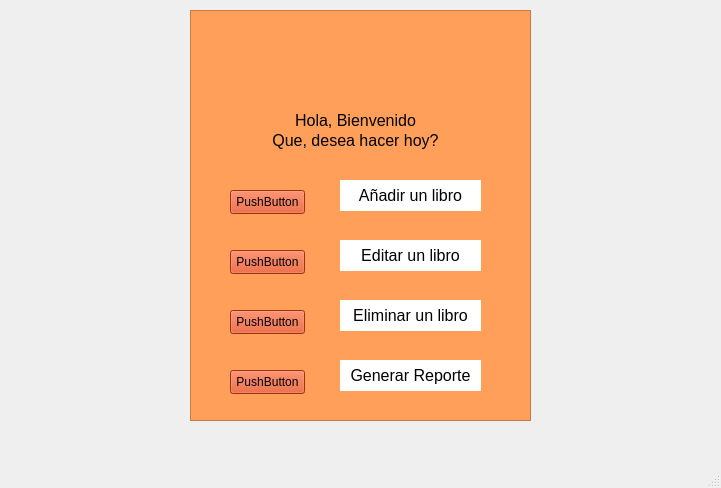
<?xml version="1.0" encoding="UTF-8"?>
<ui version="4.0">
 <class>MainWindow</class>
 <widget class="QMainWindow" name="MainWindow">
  <property name="geometry">
   <rect>
    <x>0</x>
    <y>0</y>
    <width>721</width>
    <height>488</height>
   </rect>
  </property>
  <property name="windowTitle">
   <string>MainWindow</string>
  </property>
  <widget class="QWidget" name="centralwidget">
   <widget class="QLabel" name="label">
    <property name="geometry">
     <rect>
      <x>0</x>
      <y>0</y>
      <width>721</width>
      <height>451</height>
     </rect>
    </property>
    <property name="text">
     <string/>
    </property>
    <property name="pixmap">
     <pixmap>../../../../../Downloads/interior-biblioteca-sala-vacia-leer-libros-estantes-madera/1722.jpg</pixmap>
    </property>
    <property name="scaledContents">
     <bool>true</bool>
    </property>
    <property name="wordWrap">
     <bool>false</bool>
    </property>
   </widget>
   <widget class="QFrame" name="frame">
    <property name="geometry">
     <rect>
      <x>190</x>
      <y>10</y>
      <width>341</width>
      <height>411</height>
     </rect>
    </property>
    <property name="styleSheet">
     <string notr="true">background-color: rgb(255, 159, 90);</string>
    </property>
    <property name="frameShape">
     <enum>QFrame::StyledPanel</enum>
    </property>
    <property name="frameShadow">
     <enum>QFrame::Raised</enum>
    </property>
    <widget class="QLabel" name="label_2">
     <property name="geometry">
      <rect>
       <x>100</x>
       <y>100</y>
       <width>131</width>
       <height>21</height>
      </rect>
     </property>
     <property name="text">
      <string>&lt;html&gt;&lt;head/&gt;&lt;body&gt;&lt;p align=&quot;center&quot;&gt;&lt;span style=&quot; font-size:12pt;&quot;&gt;Hola, Bienvenido&lt;/span&gt;&lt;/p&gt;&lt;/body&gt;&lt;/html&gt;</string>
     </property>
    </widget>
    <widget class="QLabel" name="label_3">
     <property name="geometry">
      <rect>
       <x>80</x>
       <y>120</y>
       <width>171</width>
       <height>21</height>
      </rect>
     </property>
     <property name="text">
      <string>&lt;html&gt;&lt;head/&gt;&lt;body&gt;&lt;p align=&quot;center&quot;&gt;&lt;span style=&quot; font-size:12pt;&quot;&gt;Que, desea hacer hoy?&lt;/span&gt;&lt;/p&gt;&lt;/body&gt;&lt;/html&gt;</string>
     </property>
    </widget>
    <widget class="QLabel" name="label_4">
     <property name="geometry">
      <rect>
       <x>130</x>
       <y>10</y>
       <width>81</width>
       <height>81</height>
      </rect>
     </property>
     <property name="text">
      <string/>
     </property>
     <property name="pixmap">
      <pixmap>../../../../../Downloads/interior-biblioteca-sala-vacia-leer-libros-estantes-madera/pngegg.png</pixmap>
     </property>
     <property name="scaledContents">
      <bool>true</bool>
     </property>
    </widget>
    <widget class="QLabel" name="label_5">
     <property name="geometry">
      <rect>
       <x>150</x>
       <y>170</y>
       <width>141</width>
       <height>31</height>
      </rect>
     </property>
     <property name="styleSheet">
      <string notr="true">background-color: rgb(255, 255, 255);</string>
     </property>
     <property name="text">
      <string>&lt;html&gt;&lt;head/&gt;&lt;body&gt;&lt;p align=&quot;center&quot;&gt;&lt;span style=&quot; font-size:12pt;&quot;&gt;Añadir un libro&lt;/span&gt;&lt;/p&gt;&lt;/body&gt;&lt;/html&gt;</string>
     </property>
    </widget>
    <widget class="QPushButton" name="pushButton">
     <property name="geometry">
      <rect>
       <x>40</x>
       <y>180</y>
       <width>75</width>
       <height>24</height>
      </rect>
     </property>
     <property name="styleSheet">
      <string notr="true">background-color: rgb(217, 70, 25);</string>
     </property>
     <property name="text">
      <string>PushButton</string>
     </property>
    </widget>
    <widget class="QPushButton" name="pushButton_2">
     <property name="geometry">
      <rect>
       <x>40</x>
       <y>240</y>
       <width>75</width>
       <height>24</height>
      </rect>
     </property>
     <property name="styleSheet">
      <string notr="true">background-color: rgb(217, 70, 25);</string>
     </property>
     <property name="text">
      <string>PushButton</string>
     </property>
    </widget>
    <widget class="QPushButton" name="pushButton_3">
     <property name="geometry">
      <rect>
       <x>40</x>
       <y>300</y>
       <width>75</width>
       <height>24</height>
      </rect>
     </property>
     <property name="styleSheet">
      <string notr="true">background-color: rgb(217, 70, 25);</string>
     </property>
     <property name="text">
      <string>PushButton</string>
     </property>
    </widget>
    <widget class="QPushButton" name="pushButton_4">
     <property name="geometry">
      <rect>
       <x>40</x>
       <y>360</y>
       <width>75</width>
       <height>24</height>
      </rect>
     </property>
     <property name="styleSheet">
      <string notr="true">background-color: rgb(217, 70, 25);</string>
     </property>
     <property name="text">
      <string>PushButton</string>
     </property>
    </widget>
    <widget class="QLabel" name="label_6">
     <property name="geometry">
      <rect>
       <x>150</x>
       <y>230</y>
       <width>141</width>
       <height>31</height>
      </rect>
     </property>
     <property name="styleSheet">
      <string notr="true">background-color: rgb(255, 255, 255);</string>
     </property>
     <property name="text">
      <string>&lt;html&gt;&lt;head/&gt;&lt;body&gt;&lt;p align=&quot;center&quot;&gt;&lt;span style=&quot; font-size:12pt;&quot;&gt;Editar un libro&lt;/span&gt;&lt;/p&gt;&lt;/body&gt;&lt;/html&gt;</string>
     </property>
    </widget>
    <widget class="QLabel" name="label_7">
     <property name="geometry">
      <rect>
       <x>150</x>
       <y>290</y>
       <width>141</width>
       <height>31</height>
      </rect>
     </property>
     <property name="styleSheet">
      <string notr="true">background-color: rgb(255, 255, 255);</string>
     </property>
     <property name="text">
      <string>&lt;html&gt;&lt;head/&gt;&lt;body&gt;&lt;p align=&quot;center&quot;&gt;&lt;span style=&quot; font-size:12pt;&quot;&gt;Eliminar un libro&lt;/span&gt;&lt;/p&gt;&lt;/body&gt;&lt;/html&gt;</string>
     </property>
    </widget>
    <widget class="QLabel" name="label_8">
     <property name="geometry">
      <rect>
       <x>150</x>
       <y>350</y>
       <width>141</width>
       <height>31</height>
      </rect>
     </property>
     <property name="styleSheet">
      <string notr="true">background-color: rgb(255, 255, 255);</string>
     </property>
     <property name="text">
      <string>&lt;html&gt;&lt;head/&gt;&lt;body&gt;&lt;p align=&quot;center&quot;&gt;&lt;span style=&quot; font-size:12pt;&quot;&gt;Generar Reporte&lt;/span&gt;&lt;/p&gt;&lt;/body&gt;&lt;/html&gt;</string>
     </property>
    </widget>
   </widget>
  </widget>
  <widget class="QMenuBar" name="menubar">
   <property name="geometry">
    <rect>
     <x>0</x>
     <y>0</y>
     <width>721</width>
     <height>22</height>
    </rect>
   </property>
  </widget>
  <widget class="QStatusBar" name="statusbar"/>
 </widget>
 <resources/>
 <connections/>
</ui>
